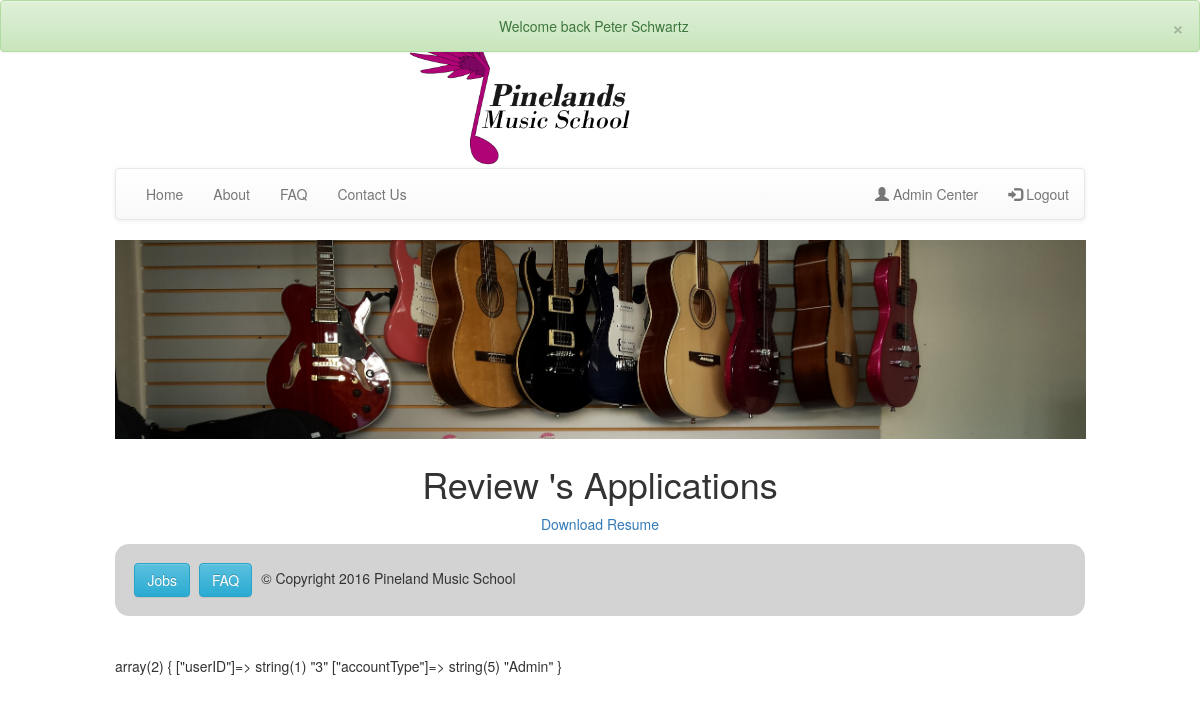
The app's page /pages/admin/adminViewFullApplication.php?userID=5 (signed in), older data.
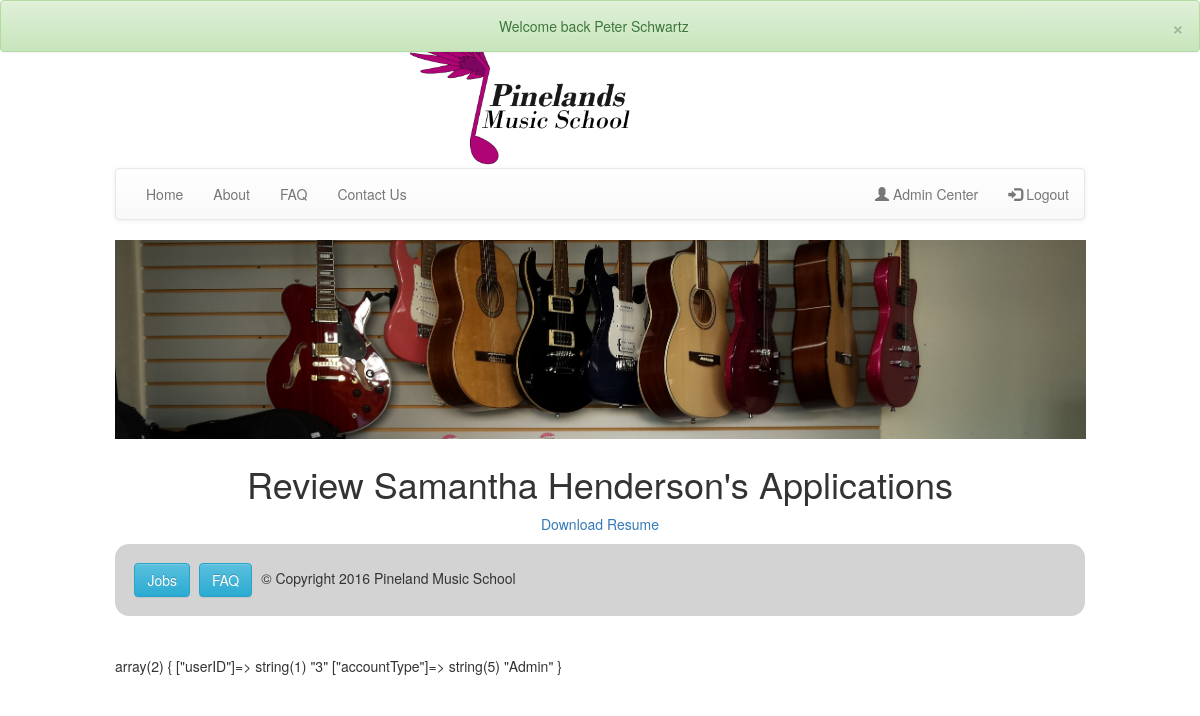
The same page, newer data.
### tables this page shows
CREATE TABLE `applications` (
  `idapplications` int(11) NOT NULL,
  `userID` int(11) DEFAULT NULL,
  `language` varchar(200) DEFAULT NULL,
  `availability` int(11) DEFAULT NULL,
  `instrument` int(11) DEFAULT NULL,
  `fileName` varchar(300) DEFAULT NULL
);

CREATE TABLE `users` (
  `UserID` int(11) NOT NULL,
  `firstName` varchar(40) NOT NULL,
  `lastName` varchar(40) NOT NULL,
  `DOB` date NOT NULL,
  `gender` enum('Male','Female') NOT NULL,
  `facebookId` varchar(80) DEFAULT NULL,
  `email` varchar(80) NOT NULL,
  `password` varchar(64) NOT NULL,
  `salt` varchar(32) NOT NULL,
  `accountType` enum('Guest','Student','Teacher','StudentAndTeacher','Admin','Owner') NOT NULL DEFAULT 'Guest',
  `comCode` varchar(64) DEFAULT NULL,
  `parentName` varchar(100) DEFAULT NULL,
  `parentEmail` varchar(100) DEFAULT NULL
);

### pages/admin/adminViewFullApplication.php (the view, shortened to what this page needs)
<?php
    include "../../inc/connect.php";
    include "../../inc/header.php";
    include "../../inc/nav.php";
?>
<div class="content">
<div class="adminCenter">
<?php
  if(isset($_GET['userID'])) {
    $sql = "SELECT applications.userID, users.DOB, applications.language, applications.availability, users.firstname, users.lastname, instrumentnames.instrumentname
    FROM applications INNER JOIN users ON applications.userID = users.userID
    INNER JOIN instrumentnames ON instrumentnames.instrumentTypeID = applications.instrument";
    $result = mysqli_query($con, $sql);
    $row = mysqli_fetch_array($result);
    echo '<h1>Review '.$row['firstname'].' '.$row['lastname']."'s".' Applications</h1>';
      echo '<a href="../../applicationUploads/'.$row['userID'].'.txt">Download Resume</a>';
  } else {
    echo '<h1>An error has occured. Please go back to the previous page.</h1>';
  }
?>
</div></div>
    <?php
        include "../../inc/footer.php";
    ?>

Row changes from the older to the newer data that the page shows:
added applications: userID.firstName "Samantha", userID.lastName "Henderson"
